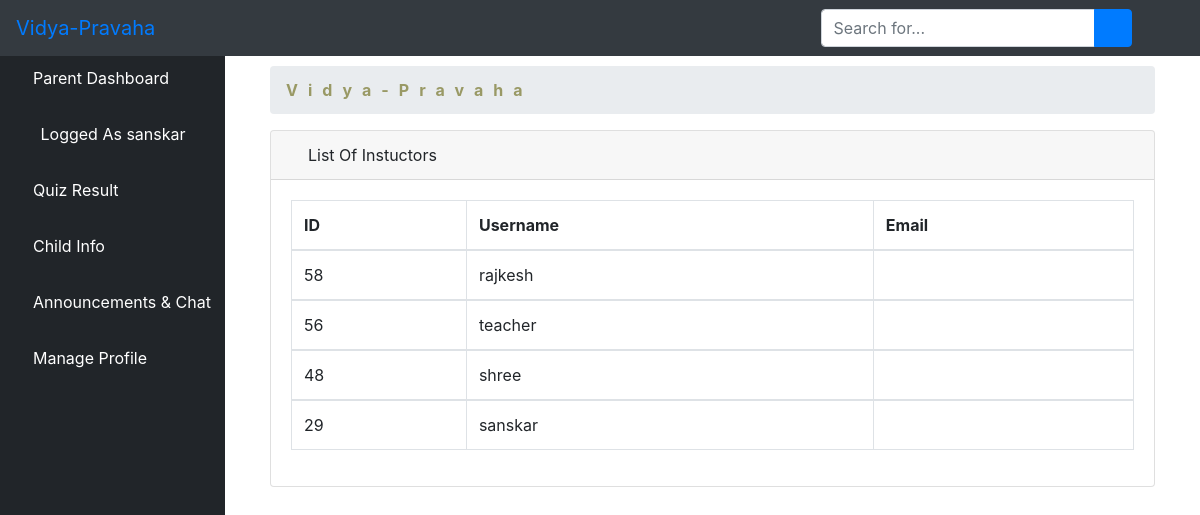
Page /linstp/ (signed in) on the committed database.
### elearn/models.py (models this page shows)
class User(AbstractUser):
    is_learner = models.BooleanField(default=False)
    is_instructor = models.BooleanField(default=False)
    is_admin = models.BooleanField(default=False)
    is_parent = models.BooleanField(default=False)

### elearn/views.py (the view)
# urls.py: path('linstp/',views.ListInstructorForParView.as_view(),name='linstp'),
class ListInstructorForParView(LoginRequiredMixin, ListView):
    model = Learner
    template_name = 'dashboard/parent/list_instructor.html'
    context_object_name = 'instructors'
    paginated_by = 10
    def get_queryset(self):
        return User.objects.order_by('-id')

### elearn/templates/dashboard/parent/list_instructor.html (shortened to what this page needs)
{% extends 'dashboard/parent/base.html' %}
{% block body %}
        <div class="container-fluid">
        <div class="row">
          <div class="col-12 mb-3">
          <div class="col-12 mb-3">
                <div id="content-wrapper">
        <div class="container-fluid">
            <ol class="breadcrumb">
                <li class="breadcrumb-item">
                    <a href="{% url 'parent'%}" style="color: #999965; font-weight: bold; letter-spacing: 10px">Vidya-Pravaha</a>
                </li>
            </ol>
            <div class="card mb-3">
                <div class="card-header">
                    <i class="fas fa-table"></i>
                    List Of Instuctors
                </div>
                <div class="card-body">
                    <div class="table-responsive">
                        <table class="table table-bordered" id="dataTable" width="100%" cellspacing="0">
                            <thead>
                            <tr>
                                <th>ID</th>
                                <th>Username</th>
                                <th>Email</th>
                                {%if instructors %}
                                {%for instructor in instructors %}
                                {% if instructor.is_instructor == True %}
                            </tr>
                            </thead>
                            <tbody>
                                <tr>
                                    <td>{{ instructor.id }}</td>
                                    <td>{{ instructor.username }}</td>
                                    <td>{{ instructor.email }}</td>
                                </tr>
                                {% endif %}
                            {% endfor %}
                        {% endif %}
                            </tbody>
                        </table>
                    </div>
                </div>
            </div>
        </div>
    </div>
          </div>
        </div>
      </div>
    </div>
{% endblock %}

### elearn/templates/dashboard/parent/base.html (shortened to what this page needs)
<!DOCTYPE html>
<html lang="en">
<head>
    {% load static %}
    <link href="{% static 'vendor/fontawesome-free/css/all.min.css' %}" rel="stylesheet" type="text/css">
    <link href="{% static 'vendor/datatables/dataTables.bootstrap4.css' %}" rel="stylesheet">
    <link href="{% static 'css/sb-admin.css' %}" rel="stylesheet">
</head>
<body id="page-top">
<nav class="navbar navbar-expand navbar-dark bg-dark fixed-top">
    <a class="navbar-brand mr-1 text-primary" href="">Vidya-Pravaha</a>
    <button class="btn btn-link btn-sm text-white order-1 order-sm-0" id="sidebarToggle" href="#">
        <i class="fas fa-bars"></i>
    </button>
    <form class="d-none d-md-inline-block form-inline ml-auto mr-0 mr-md-3 my-2 my-md-0">
        <div class="input-group">
            <input type="text" class="form-control" placeholder="Search for..." aria-label="Search" aria-describedby="basic-addon2">
            <div class="input-group-append">
                <button class="btn btn-primary" type="button">
                    <i class="fas fa-search"></i>
                </button>
            </div>
        </div>
    </form>
    <ul class="navbar-nav ml-auto ml-md-0">
        <li class="nav-item dropdown no-arrow">
            <a class="nav-link dropdown-toggle" href="#" id="userDropdown" role="button" data-toggle="dropdown" aria-haspopup="true" aria-expanded="false">
                <i class="fas fa-user-circle fa-fw text-primary"></i>
            </a>
        </li>
    </ul>
</nav>
<div id="wrapper" style="padding-top: 50px;">
<ul class="sidebar navbar-nav">
    <li class="nav-item active">
        <a class="nav-link" href="{% url 'parent' %}">
         <i class="fa fa-home" aria-hidden="true"></i>
            <span>Parent Dashboard</span>
        </a>
    </li>
    <li class="nav-item active">
        <a class="nav-link" href="">
            <i class="fas fa-user-circle fa-fw text-primary"></i>
            <span>Logged As {{ user.username }}</span>
        </a>
        <li class="nav-item">
        <a class="nav-link" href="{% url 'parent_piecharts' %}">
            <i class="fas fa-book"></i>
            <span style="color: white">Quiz Result</span>
        </a>
        <li class="nav-item">
        <a class="nav-link" href="{% url 'parentchild' %}">
            <i class="fas fa-book"></i>
            <span style="color: white">Child Info</span>
        </a>
    </li>
        <li class="nav-item dropdown no-arrow">
            <a class="nav-link dropdown-toggle" data-toggle="dropdown" aria-haspopup="true" aria-expanded="false" href="">
                <i class="fas fa-bell"></i>
                <span style="color: white">Announcements & Chat</span>
            </a>
            </li>
      <li class="nav-item dropdown no-arrow">
                            <a class="nav-link dropdown-toggle" data-toggle="dropdown" aria-haspopup="true" aria-expanded="false" href="">
            <i class="fas fa-user text-default"></i>
            <span style="color: white">Manage Profile</span>
        </a>
        </li>
</ul>
    {% block body %}{% endblock %}
</div>

### rows in the picture
User: username "sanskar", id "29"
User: id "58", username "rajkesh"
User: id "56", username "teacher"
User: id "48", username "shree"
